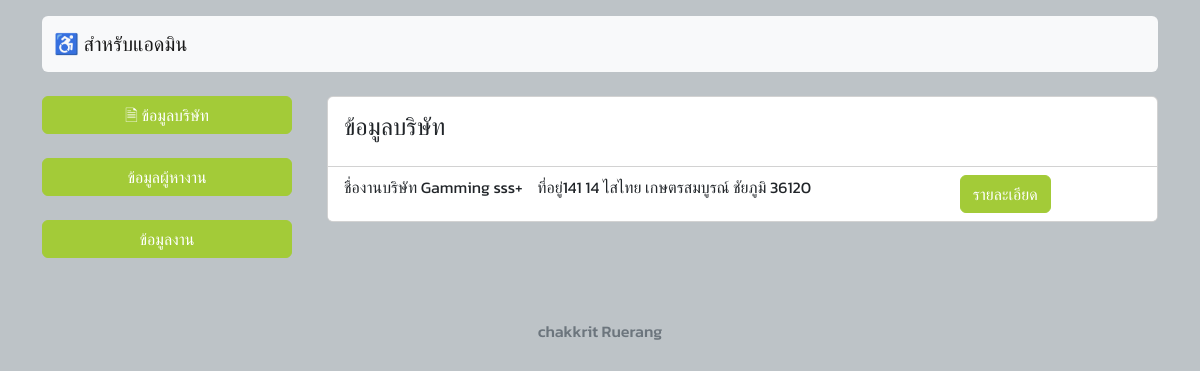
/admin/company.php, run on the app's committed database.
### tables this page shows
CREATE TABLE `company` (
  `cp_id` int(11) NOT NULL,
  `cp_name` text NOT NULL,
  `cp_address` varchar(100) NOT NULL,
  `cp_phone` varchar(10) NOT NULL,
  `cp_email` varchar(50) NOT NULL,
  `cp_user` varchar(30) NOT NULL,
  `cp_password` varchar(30) NOT NULL,
  `cp_picture` varchar(30) NOT NULL DEFAULT ''
);

### admin/company.php (the view, shortened to what this page needs)
<!DOCTYPE html>
<html>
<head>
	<link href="https://cdn.jsdelivr.net/npm/bootstrap@5.2.2/dist/css/bootstrap.min.css" rel="stylesheet">
</head>
<body>
	<div class="container mt-3">
	<?php
	include "head.php";
	?>
	</div>
     <br>
	 <div class="container">
	 <div class="row">
	 <div class="col-sm-12 col-md-3 col-lg-3 mx-auto">
	 <?php
	 include "menu.php";
	 ?>
	 </div>
	 <div class="col-sm-12 col-md-9 col-lg-9 mx-auto">
	 <div class="card">
			   <div class="card-body">
				   <h4 class="card-title">ข้อมูลบริษัท</h4>
			   </div>
					   <?php
					   include "../connectdb.php";
					   $sql="SELECT * from company";
					   $result=mysqli_query($con,$sql);
					   $num = mysqli_num_rows($result);
					   if($num==0)
					   {
						?>
<div class="container">
<div class="alert alert-danger">
		<h4>ยังไม่มีงานที่ลงประกาศ</h4>
	</div>
</div>
						<?php
					   }else{
						?>
 <ul class="list-group list-group-flush">
						<?php
					   while($row=mysqli_fetch_assoc($result)){
					   ?>
<li class="list-group-item">
<div class="row">
					   <div class="col-sm-12 col-md-9 col-lg-9 mx-auto">
						   <?php
						   echo "ชื่องานบริษัท ".$row['cp_name']."&nbsp;&nbsp;&nbsp; ที่อยู่".$row['cp_address'];
						   ?>
					   </div>
					   <div class="col-sm-12 col-md-3 col-lg-3 mx-auto">
						   <a href="detailc.php?cid=<?php echo $row['cp_id']; ?>" class="btn btn-primary">รายละเอียด</a>
					   </div>
</div>
</li>
					   <?php }
					   }
					   ?>
			   </ul>
		   </div>
	 </div>
	</div>
	 </div>
	<footer class="footer mt-5">
		<div class="card text-center text-muted" style="background: none; border: none;">
			<div class="card-body">
				<h6>
					chakkrit Ruerang
				</h6>
			</div>
		</div>
	</footer>
</body>
</html>

### admin/company.php (style rules this page uses)
body { background: #bdc3c7; font-family: 'Kanit', sans-serif; }
.btn-primary { --bs-btn-color: #fff; --bs-btn-bg: #A3CB38; --bs-btn-border-color: #A3CB38; --bs-btn-hover-color: #fff; --bs-btn-hover-bg: #009432; --bs-btn-hover-border-color: #009432; --bs-btn-focus-shadow-rgb: 49,132,253; --bs-btn-active-color: #fff; --bs-btn-active-bg: #009432; --bs-btn-active-border-color: #009432; --bs-btn-active-shadow: inset 0 3px 5px rgba(0, 0, 0, 0.125); --bs-btn-disabled-color: #fff; --bs-btn-disabled-bg: #A3CB38; --bs-btn-disabled-border-color: #A3CB38; }

### data on the page
company: cp_name "Gamming sss+", cp_address "141 14 ไสไทย เกษตรสมบูรณ์ ชัยภูมิ 36120"
